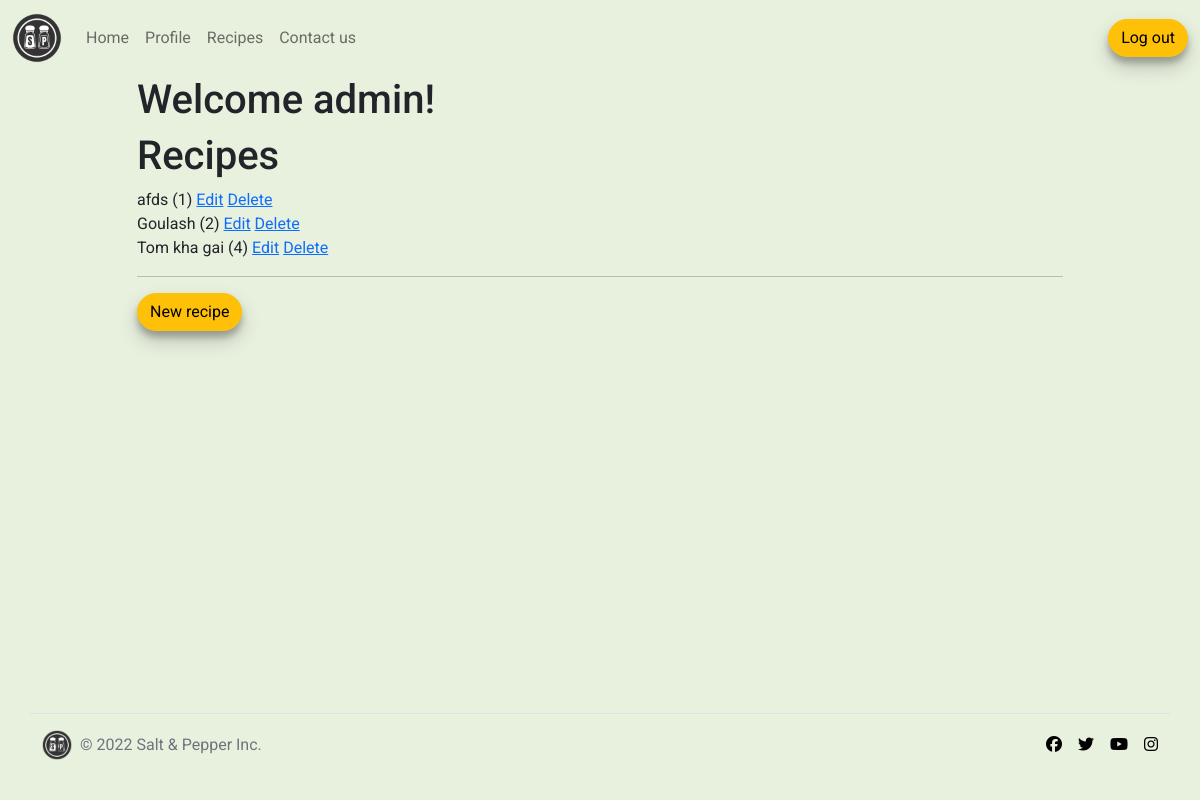
/accounts/profile/ (signed in), run on an earlier commit of the app's database.
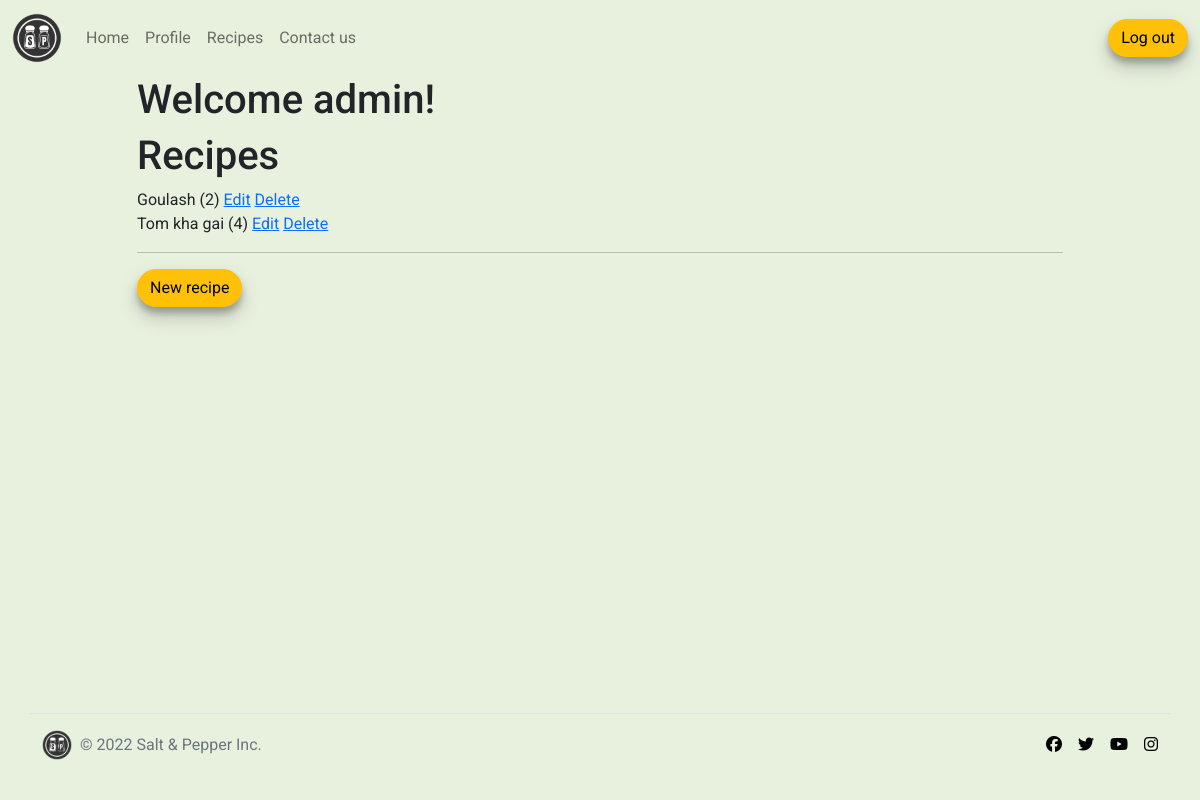
And on a later commit of the database.
### recipe_collection/models.py (models this page shows, shortened)
class Recipe(models.Model):
    name = models.CharField(max_length=255)
    photo = models.CharField(max_length=255)
    short_description = models.TextField(default="")
    preparation_guide = models.TextField()
    difficulty = models.CharField(max_length=255)
    ideal_for = models.CharField(max_length=255)
    preparation_time = models.IntegerField(verbose_name="Preparation time (in minutes)")
    ingredients = models.TextField(max_length=255)
    created_by = models.ForeignKey(User, on_delete=models.CASCADE, null=True)

### recipe_collection/views.py (the view)
# urls.py: path('accounts/profile/', Views.recipe_list, name="profile_page"),
@login_required
def recipe_list(request):
    context = {
        "recipes": Recipe.objects.filter(created_by=request.user.id),
        "form": RecipeForm()
    }
    return render(request, "recipe-list.html", context)

### templates/recipe-list.html (shortened to what this page needs)
{% extends 'base.html' %}
{% block 'body-class' %}bg-green-apple no-bg-img{% endblock %}
{% block 'footer-style' %}sp-footer{% endblock %}
{% block content %}
  <div class="row bg-green-apple">
    <div class="col-sm-1">
    </div>
    <div class="col-sm-10" >
      <h1>Welcome {{ user.username }}!</h1>
      <h1>Recipes</h1>
      {% for recipe in recipes %}
        <div>
          {{ recipe.name }} ({{ recipe.id }})
          <a href="/update-recipe/{{ recipe.id }}/">Edit</a>
          <a href="/delete-recipe/{{ recipe.id }}/"  onclick="return confirm('Are you sure you want to delete?')">Delete</a>
        </div>
      {% endfor %}
      <hr />
      <a href="{% url 'new_recipe_form' %}" class="btn btn-warning">New recipe</a>
    </div>
    <div class="col-sm-1"></div>
  </div>
{% endblock %}

What changed in the data, as far as the page shows it:
removed Recipe: name "afds", id "1"
